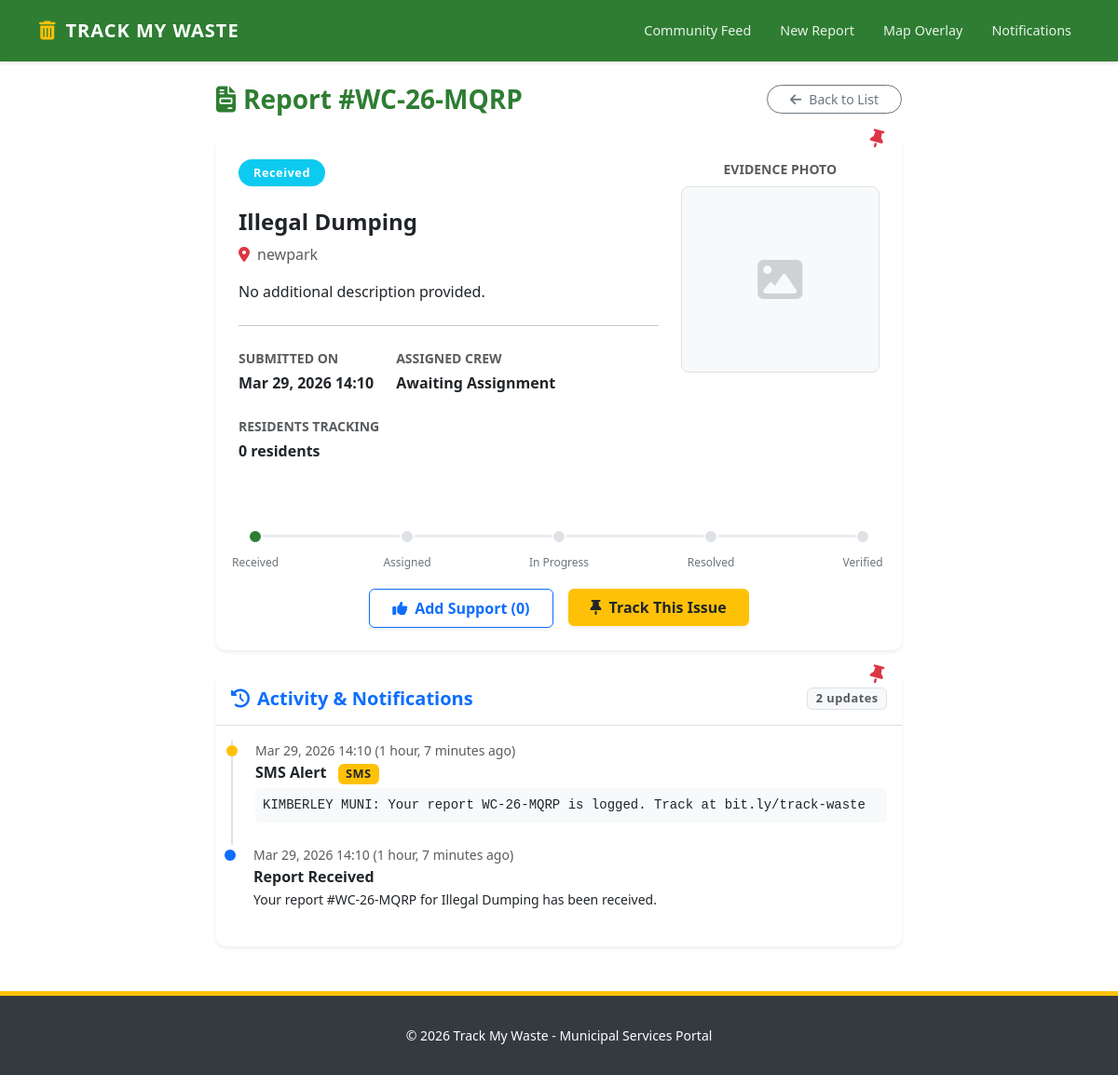
The app's page /report/WC-26-MQRP/ with its own data.
### reports/models.py (models this page shows, shortened)
class Report(models.Model):
    STATUS_CHOICES = [
        ('RECEIVED', 'Received'),
        ('ASSIGNED', 'Assigned'),
        ('IN_PROGRESS', 'In Progress'),
        ('RESOLVED', 'Resolved'),
        ('VERIFIED', 'Verified'),
    ]
    ISSUE_TYPE_CHOICES = [
        ('MISSED_COLLECTION', 'Missed Collection'),
        ('ILLEGAL_DUMPING', 'Illegal Dumping'),
        ('OVERFLOWING_BIN', 'Overflowing Bin'),
        ('LITTERING', 'Littering'),
        ('POTHOLE', 'Pothole'),
        ('WATER_LEAK', 'Water Leak'),
        ('ELECTRICITY_OUTAGE', 'Electricity Outage'),
        ('OTHER', 'Other'),
    ]
    STATUS_CHOICES = [
        ('RECEIVED', 'Received'),
        ('ASSIGNED', 'Assigned'),
        ('IN_PROGRESS', 'In Progress'),
        ('RESOLVED', 'Resolved'),
        ('VERIFIED', 'Verified'),
    ]
    CONTACT_PREFERENCES = [
        ('SMS', 'SMS'),
        ('APP', 'App Notification'),
    ]
    user = models.ForeignKey(User, on_delete=models.CASCADE, related_name='reports', null=True, blank=True)
    is_public = models.BooleanField(default=True)
    reference_number = models.CharField(max_length=20, unique=True, editable=False)
    issue_type = models.CharField(max_length=50, choices=ISSUE_TYPE_CHOICES, default='MISSED_COLLECTION')
    photo = models.ImageField(upload_to='reports/photos/', blank=True, null=True)
    location = models.CharField(max_length=255)
    latitude = models.DecimalField(max_digits=9, decimal_places=6, null=True, blank=True)
    longitude = models.DecimalField(max_digits=9, decimal_places=6, null=True, blank=True)
    description = models.TextField(blank=True)
    contact_preference = models.CharField(max_length=3, choices=CONTACT_PREFERENCES, default='APP')
    status = models.CharField(max_length=20, choices=STATUS_CHOICES, default='RECEIVED')
    assigned_crew = models.CharField(max_length=50, blank=True, null=True)
    tracking_count = models.PositiveIntegerField(default=0)
    created_at = models.DateTimeField(auto_now_add=True)
    updated_at = models.DateTimeField(auto_now=True)

class Notification(models.Model):
    title = models.CharField(max_length=100)
    message = models.TextField()
    is_sms = models.BooleanField(default=False)
    created_at = models.DateTimeField(auto_now_add=True)
    report = models.ForeignKey(Report, on_delete=models.CASCADE, related_name='notifications', null=True, blank=True)
    icon = models.CharField(max_length=50, default='fas fa-bell')
    color = models.CharField(max_length=50, default='text-blue')

### reports/views.py (the view)
# urls.py: path('report/<str:reference_number>/', views.report_detail, name='report_detail'),
def report_detail(request, reference_number):
    report = get_object_or_404(Report, reference_number=reference_number)
    supports_count = report.supports.count()
    user_supported = False
    if request.user.is_authenticated:
        user_supported = report.supports.filter(user=request.user).exists()
    return render(request, 'reports/report_detail.html', {
        'report': report,
        'supports_count': supports_count,
        'user_supported': user_supported
    })

### reports/templates/reports/report_detail.html (shortened to what this page needs)
{% extends 'base.html' %}
{% block content %}
<div class="row justify-content-center">
    <div class="col-md-10 col-lg-8">
        <div class="d-flex justify-content-between align-items-center mb-4">
            <h1 class="h3 font-weight-700 text-green mb-0">
                <i class="fas fa-file-invoice me-2"></i>Report #{{ report.reference_number }}
            </h1>
            <a href="{% url 'report_list' %}" class="btn btn-outline-secondary btn-sm rounded-pill px-4">
                <i class="fas fa-arrow-left me-2"></i>Back to List
            </a>
        </div>
        <div class="card border-0 shadow-sm notice-card mb-4">
            <div class="card-body p-4">
                <div class="row">
                    <div class="col-md-8">
                        <div class="mb-4">
                            <span class="badge rounded-pill px-3 py-2
                                {% if report.status == 'RECEIVED' %}bg-cyan
                                {% elif report.status == 'ASSIGNED' %}bg-blue
                                {% elif report.status == 'IN_PROGRESS' %}bg-yellow text-dark
                                {% elif report.status == 'RESOLVED' %}bg-green
                                {% elif report.status == 'VERIFIED' %}bg-success{% endif %}">
                                {{ report.get_status_display }}
                            </span>
                        </div>
                        <h4 class="font-weight-700 text-dark mb-2">{{ report.get_issue_type_display }}</h4>
                        <p class="text-muted"><i class="fas fa-map-marker-alt text-danger me-2"></i>{{ report.location }}</p>
                        <p class="text-dark">{{ report.description|default:"No additional description provided." }}</p>
                        <hr class="my-4">
                        <div class="d-flex flex-wrap gap-4 mb-4">
                            <div>
                                <p class="small text-muted text-uppercase mb-1 font-weight-700">Submitted On</p>
                                <p class="mb-0 font-weight-600">{{ report.created_at|date:"M d, Y H:i" }}</p>
                            </div>
                            <div>
                                <p class="small text-muted text-uppercase mb-1 font-weight-700">Assigned Crew</p>
                                <p class="mb-0 font-weight-600">{{ report.assigned_crew|default:"Awaiting Assignment" }}</p>
                            </div>
                            <div>
                                <p class="small text-muted text-uppercase mb-1 font-weight-700">Residents Tracking</p>
                                <p class="mb-0 font-weight-600">{{ report.tracking_count }} residents</p>
                            </div>
                        </div>
                    </div>
                    <div class="col-md-4 text-center">
                        <p class="small text-muted text-uppercase mb-2 font-weight-700">Evidence Photo</p>
                        {% if report.photo %}
                            <img src="{{ report.photo.url }}" class="img-fluid rounded-3 shadow-sm border" alt="Evidence">
                        {% else %}
                            <div class="bg-light rounded-3 border d-flex align-items-center justify-content-center" style="height: 200px;">
                                <i class="fas fa-image fa-3x text-muted opacity-25"></i>
                            </div>
                        {% endif %}
                    </div>
                </div>
                <div class="progress-stepper my-5">
                    <div class="step {% if report.status == 'RECEIVED' or report.status == 'ASSIGNED' or report.status == 'IN_PROGRESS' or report.status == 'RESOLVED' or report.status == 'VERIFIED' %}completed{% endif %}">
                        <span class="step-label">Received</span>
                    </div>
                    <div class="step {% if report.status == 'ASSIGNED' or report.status == 'IN_PROGRESS' or report.status == 'RESOLVED' or report.status == 'VERIFIED' %}completed{% endif %}">
                        <span class="step-label">Assigned</span>
                    </div>
                    <div class="step {% if report.status == 'IN_PROGRESS' or report.status == 'RESOLVED' or report.status == 'VERIFIED' %}active{% elif report.status == 'RESOLVED' or report.status == 'VERIFIED' %}completed{% endif %}">
                        <span class="step-label">In Progress</span>
                    </div>
                    <div class="step {% if report.status == 'RESOLVED' or report.status == 'VERIFIED' %}completed{% endif %}">
                        <span class="step-label">Resolved</span>
                    </div>
                    <div class="step {% if report.status == 'VERIFIED' %}completed{% endif %}">
                        <span class="step-label">Verified</span>
                    </div>
                </div>
                <div class="d-flex justify-content-center gap-3 mt-5">
                    <form action="{% url 'add_support' report.reference_number %}" method="post">
                        <button type="submit" class="btn {% if user_supported %}btn-primary{% else %}btn-outline-primary{% endif %} px-4 py-2 font-weight-700 shadow-sm">
                            <i class="fas fa-thumbs-up me-2"></i>{% if user_supported %}Supported{% else %}Add Support{% endif %} ({{ supports_count }})
                        </button>
                    </form>
                    <form action="{% url 'track_report' report.reference_number %}" method="post">
                        <button type="submit" class="btn btn-yellow px-4 py-2 font-weight-700 shadow-sm">
                            <i class="fas fa-thumbtack me-2"></i>Track This Issue
                        </button>
                    </form>
                </div>
            </div>
        </div>
        <div class="card border-0 shadow-sm notice-card">
            <div class="card-header bg-white py-3 border-bottom d-flex justify-content-between align-items-center">
                <h5 class="mb-0 font-weight-700 text-blue"><i class="fas fa-history me-2"></i>Activity & Notifications</h5>
                <span class="badge bg-light text-muted border">{{ report.notifications.count }} updates</span>
            </div>
            <div class="card-body">
                <div class="timeline">
                    {% for notification in report.notifications.all|dictsortreversed:"created_at" %}
                    <div class="timeline-item pb-4 border-start border-2 ps-4 position-relative">
                        <div class="timeline-marker position-absolute rounded-circle {{ notification.color|default:'bg-blue' }}"
                             style="width: 12px; height: 12px; left: -7px; top: 5px; background-color: currentColor;"></div>
                        <p class="small text-muted mb-1">{{ notification.created_at|date:"M d, Y H:i" }} ({{ notification.created_at|timesince }} ago)</p>
                        <h6 class="font-weight-700 mb-1">
                            {{ notification.title }}
                            {% if notification.is_sms %}<span class="badge bg-yellow text-dark ms-2 x-small">SMS</span>{% endif %}
                        </h6>
                        <p class="small text-dark mb-0 {% if notification.is_sms %}font-monospace bg-light p-2 rounded{% endif %}">{{ notification.message }}</p>
                    </div>
                    {% endfor %}
                </div>
            </div>
        </div>
    </div>
</div>
{% endblock %}

### templates/base.html (style rules this page uses)
:root { --theme-green: #2e7d32; --theme-blue: #0d6efd; --theme-yellow: #ffc107; --theme-cyan: #0dcaf0; --bg-white: #ffffff; --bg-light: #f8f9fa; --footer-dark: #343a40; --text-dark: #212529; --text-muted: #6c757d; }
body { background-color: var(--bg-white); color: var(--text-dark); font-family: 'Segoe UI', Tahoma, Geneva, Verdana, sans-serif; min-height: 100vh; display: flex; flex-direction: column; }
.btn-yellow { background-color: var(--theme-yellow); color: #212529; border: none; font-weight: 600; transition: all 0.2s; }
.card { border: 1px solid #e9ecef; border-radius: 10px; box-shadow: 0 2px 10px rgba(0,0,0,0.05); background-color: #ffffff; }
.notice-card { border-top: 4px solid var(--theme-yellow); position: relative; }
.notice-card::after { content: '\f08d'; font-family: 'Font Awesome 6 Free'; font-weight: 900; position: absolute; top: -12px; right: 20px; color: #dc3545; font-size: 1.2rem; transform: rotate(15deg); }
.progress-stepper { display: flex; justify-content: space-between; position: relative; margin: 2.5rem 0 1.5rem; padding: 0 10px; }
.progress-stepper::before { content: ''; position: absolute; top: 6px; left: 10px; right: 10px; height: 3px; background-color: #e9ecef; z-index: 1; }
.step { width: 16px; height: 16px; border-radius: 50%; background-color: #dee2e6; z-index: 2; position: relative; border: 2px solid #fff; }
.step.completed { background-color: var(--theme-green); }
.step-label { position: absolute; top: 25px; left: 50%; transform: translateX(-50%); font-size: 0.75rem; font-weight: 500; color: var(--text-muted); white-space: nowrap; }
.text-yellow { color: var(--theme-yellow) !important; }
.bg-yellow { background-color: var(--theme-yellow) !important; }
.text-green { color: var(--theme-green) !important; }
.text-blue { color: var(--theme-blue) !important; }

### reports/templates/reports/report_detail.html (style rules this page uses)
.font-weight-700 { font-weight: 700; }
.font-weight-600 { font-weight: 600; }
.text-green { color: var(--theme-green); }
.text-blue { color: var(--theme-blue); }
.bg-cyan { background-color: var(--theme-cyan) !important; }
.bg-yellow { background-color: var(--theme-yellow) !important; }
.badge { font-weight: 600; font-size: 0.8rem; letter-spacing: 0.5px; }
.timeline-item:last-child { border-left: none !important; }

### records on screen
Report: reference_number "WC-26-MQRP", status "Received", issue_type "Illegal Dumping", location "newpark", description "No additional description provided.", created_at "Mar 29, 2026 14:10", assigned_crew "Awaiting Assignment", tracking_count "0", notifications.count "2"
Notification: created_at "Mar 29, 2026 14:10", created_at "1 hour, 7 minutes", title "SMS Alert", is_sms "SMS", message "KIMBERLEY MUNI: Your report WC-26-MQRP is logged. Track at bit.ly/track-waste"
Notification: created_at "Mar 29, 2026 14:10", created_at "1 hour, 7 minutes", title "Report Received", message "Your report #WC-26-MQRP for Illegal Dumping has been received."

### other values on screen
{{ supports_count }} "0"
